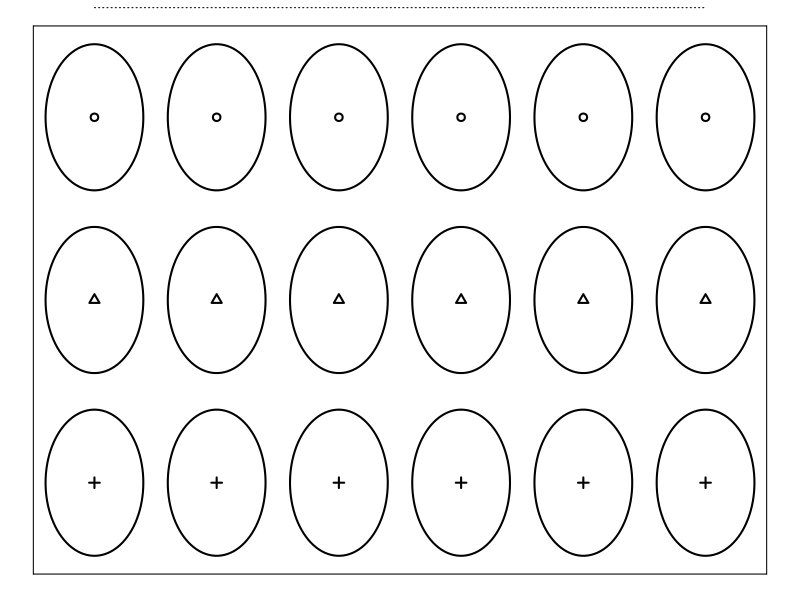
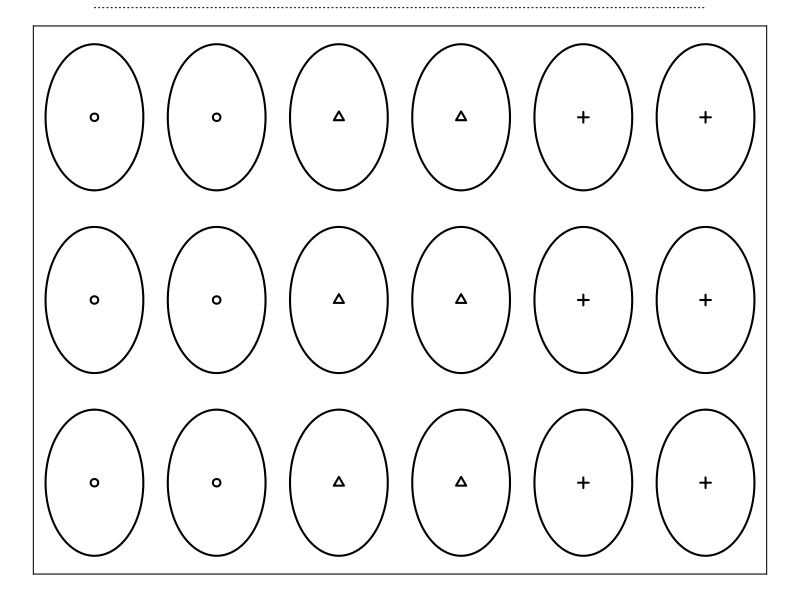
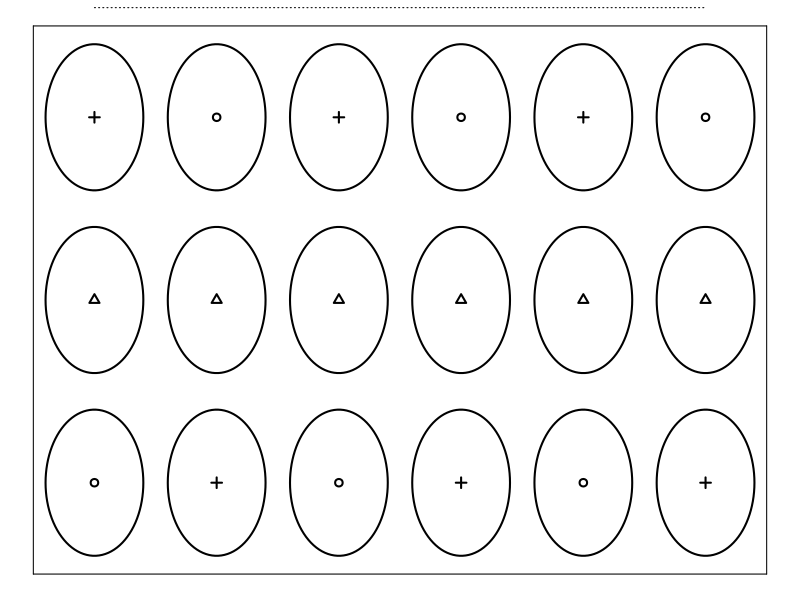

Source code (R) for these figures, in order:
makeCircle <- function(x,y,r,...){
	t <- seq(0,2*pi, length.out=99)
	X <- x + r*cos(t)
	Y <- y + r*sin(t)
	lines(X,Y,...)
}

makeLayout <- function(nrow,ncol,labels=NULL, lcex=1, pch=TRUE, ...){
	plot(0,0,xlim=c(1/2,nrow+1/2), ylim=c(1/2,ncol+1/2),
		type='n', xlab='', ylab='', axes=FALSE)
	for(i in 1:nrow){
		for(j in 1:ncol){
			makeCircle(i,j,0.4, ...)
			if(!is.null(labels[1])){
				l <- labels[(i-1)*ncol+j]
				if(pch==TRUE){
					points(i,j,pch=l,cex=lcex, lwd = 2)
				} else {
					text(i,j,l, cex=lcex)
				}
			}
		}
	}
	#box()
  lines(x = c(0.5, 0.5), y = c(0.5, 3.5))
  lines(x = c(0.5, 6.5), y = c(3.5, 3.5))
  lines(x = c(6.5, 6.5), y = c(0.5, 3.5))
  lines(x = c(0.5, 6.5), y = c(0.5, 0.5))
  lines(x = c(1, 6), y = c(3.6, 3.6), lty = 3)
}

pdf('alfalfaA.pdf', 6/2, h = 1.5)
par(mar=rep(0.2,4))
makeLayout(6,3, labels=c(rep(c(3,2,1), 6)), 1, lwd=2)
dev.off()

pdf('alfalfaB.pdf', 6/2, 1.5)
par(mar=rep(0.2,4))
makeLayout(6,3, labels=c(rep(1,6), rep(2,6), rep(3,6)), 1, lwd=2)
dev.off()

pdf('alfalfaC.pdf', 6/2, 1.5)
par(mar=rep(0.2,4))
makeLayout(6,3, labels=c(1,2,3,3,2,1,1,2,3,3,2,1,1,2,3,3,2,1), 1, lwd=2)
dev.off()